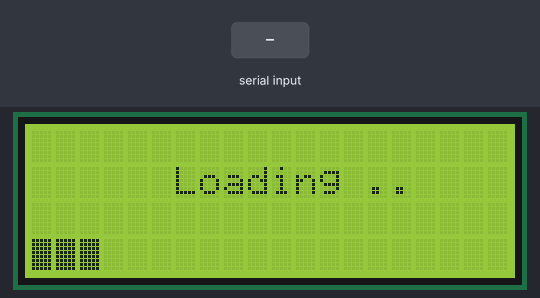
The sketch below on a simulated Arduino Mega 2560, built with avr-gcc and run on an emulated ATmega2560. Parts: 20×4 character LCD. Inputs (shaded band) come from the test bench.

Above: at 6.6 s.
6.7 s: "1\n" received over Serial
At 7.9 s:
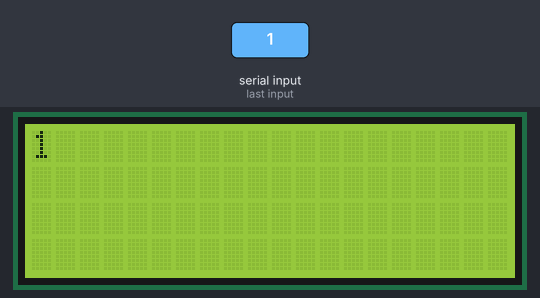
8.2 s: byte 10 ('\n') received over Serial
9.7 s: "0\n" received over Serial
At 10.3 s:
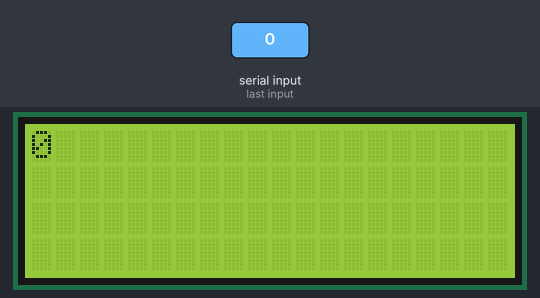
At 15.99 s:
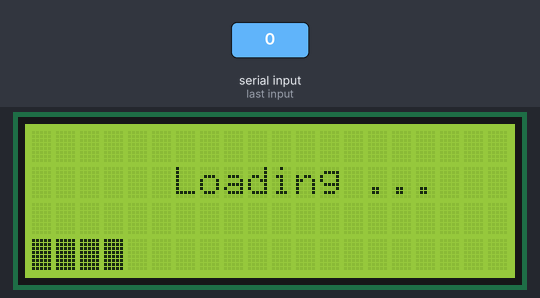
Timing chart, 0 to 17.5 s (numbered marks = the images above; inputs shaded):
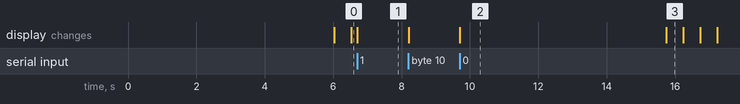

Measured:
- after the input at 6.7 s, the display: changes at once (image 1)
- what the display in image 2 shows lasts 6.0 s, from 9.7 s to 15.7 s
- what the display in image 3 shows lasts 0.5 s, from 15.7 s to 16.2 s

The sketch:

mega2560.ino
```cpp
#include <Wire.h>
#include <LiquidCrystal_I2C.h>

LiquidCrystal_I2C lcd(0x27, 20, 4);  // LCD 20x4

String incomingData = "";
String lastDisplayedData = "";  // Để kiểm tra dữ liệu trùng
unsigned long lastReceivedTime = 0;
unsigned long lastUpdate = 0;
int progress = 0;

void setup() {
  byte square[8] = {
    B11111, B11111, B11111, B11111,
    B11111, B11111, B11111, B11111
  };
  byte heart[8] = {
    B00000, B01010, B11111, B11111,
    B01110, B00100, B00000, B00000
  };

  lcd.createChar(0, square);
  lcd.createChar(1, heart);

  Serial.begin(9600);
  lcd.init();
  lcd.backlight();

  lcd.setCursor(0, 0);
  lcd.print("Start the system...");
  lcd.setCursor(12, 3);
  lcd.print("Lyner");
  lcd.write(1);
  progress++;
}

void loop() {
  // Nhận dữ liệu từ Serial
  while (Serial.available()) {
    char ch = Serial.read();
    if (ch == '\n') {
      incomingData = chomp(incomingData);

      // Chỉ cập nhật màn hình nếu dữ liệu thay đổi
      if (incomingData != lastDisplayedData) {
        displayData(incomingData);
        lastDisplayedData = incomingData;
      }

      incomingData = "";
      lastReceivedTime = millis();
    } else {
      incomingData += ch;
    }
  }

  // Sau 6 giây không có dữ liệu → loading
  if (millis() - lastReceivedTime > 6000) {
    loadingEffect();
  }
}

String chomp(String s) {
  s.trim();  // Loại bỏ khoảng trắng dư thừa và newline
  return s;
}

void displayData(String data) {
  lcd.clear();
  int line = 0, startIndex = 0, sepIndex;

  while ((sepIndex = data.indexOf('|', startIndex)) != -1 && line < 4) {
    lcd.setCursor(0, line++);
    lcd.print(data.substring(startIndex, sepIndex));
    startIndex = sepIndex + 1;
  }

  if (line < 4 && startIndex < data.length()) {
    lcd.setCursor(0, line);
    lcd.print(data.substring(startIndex));
  }
}

void loadingEffect() {
  unsigned long currentMillis = millis();
  static int loadingState = 0;

  if (currentMillis - lastUpdate >= 500) {
    lastUpdate = currentMillis;

    lcd.clear();
    int startPos = (20 - 7) / 2;
    lcd.setCursor(startPos, 1);
    lcd.print("Loading");

    switch (loadingState) {
      case 0: lcd.print(" ."); break;
      case 1: lcd.print(" .."); break;
      case 2: lcd.print(" ..."); break;
      case 3: lcd.print(" .."); break;
      default: lcd.print(" ."); break;
    }

    loadingState = (loadingState + 1) % 5;
    displayProgress();
  }
}

void displayProgress() {
  int pos = progress % 20;
  lcd.setCursor(0, 3);
  for (int i = 0; i < 20; i++) {
    if (i <= pos) lcd.write(0);
    else lcd.print(" ");
  }
  progress++;
}
```
